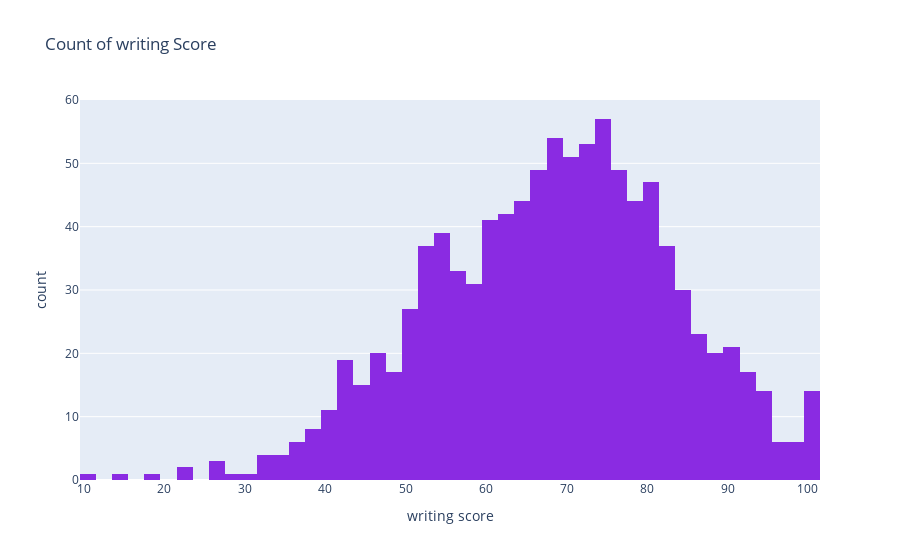

The code cell stored with this chart in its notebook:
### Markdown cell above
#### Let us explore writing score

### Code cell
express.histogram(data_frame=df, x=df['writing score'], title="Count of writing Score", color_discrete_sequence=["blueviolet"])

### Figure 1 — Plotly figure (JSON) as saved in the notebook; plotly's stock layout.template omitted (floating-point values rounded to 4 significant figures; data arrays with more than 128 entries replaced by an {"elided": "..."} marker saying what was removed)
{"data": [{"alignmentgroup": "True", "bingroup": "x", "hovertemplate": "writing score=%{x}<br>count=%{y}<extra></extra>", "legendgroup": "", "marker": {"color": "blueviolet", "pattern": {"shape": ""}}, "name": "", "offsetgroup": "", "orientation": "v", "showlegend": false, "type": "histogram", "x": {"elided": "1000 int values"}, "xaxis": "x", "yaxis": "y"}], "layout": {"barmode": "relative", "legend": {"tracegroupgap": 0}, "title": {"text": "Count of writing Score"}, "xaxis": {"anchor": "y", "domain": [0, 1], "title": {"text": "writing score"}}, "yaxis": {"anchor": "x", "domain": [0, 1], "title": {"text": "count"}}}}
